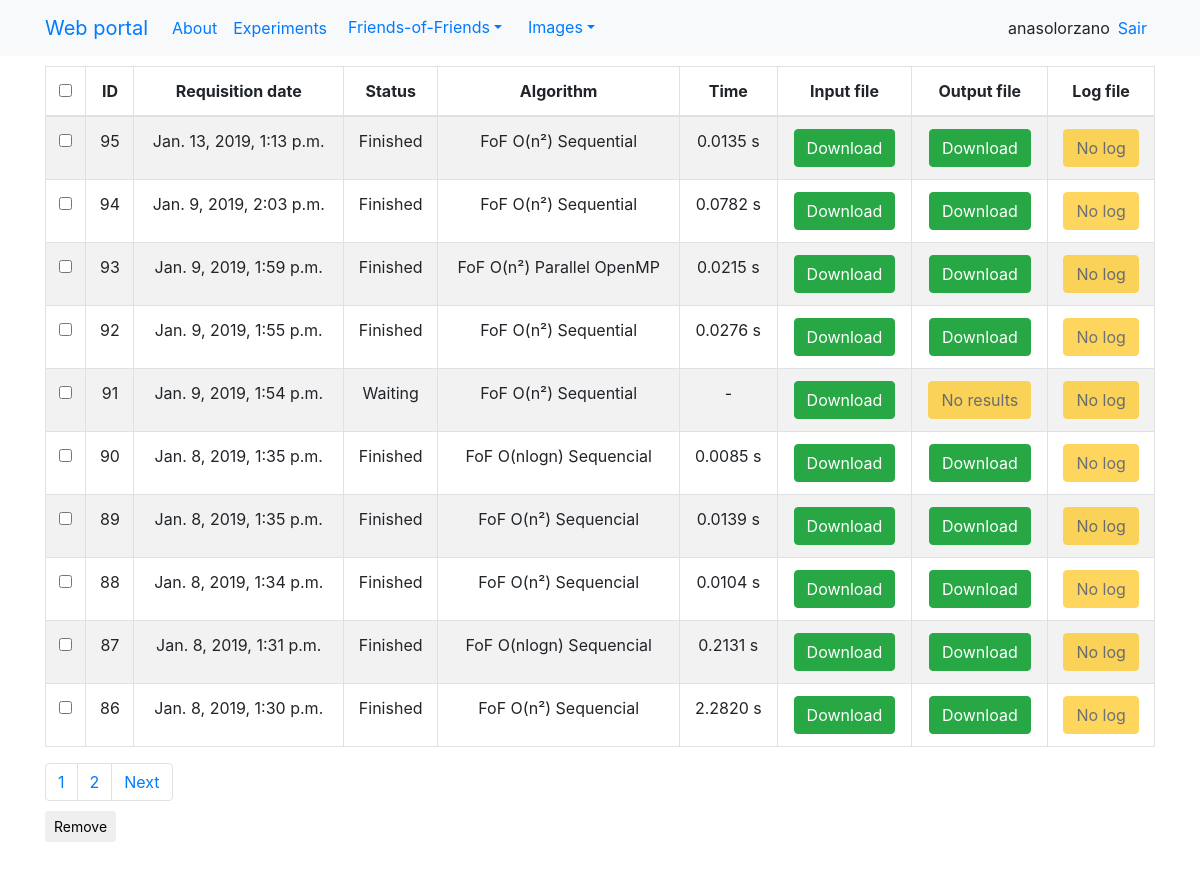
The page /experiments/ (signed in) on the database as committed earlier.
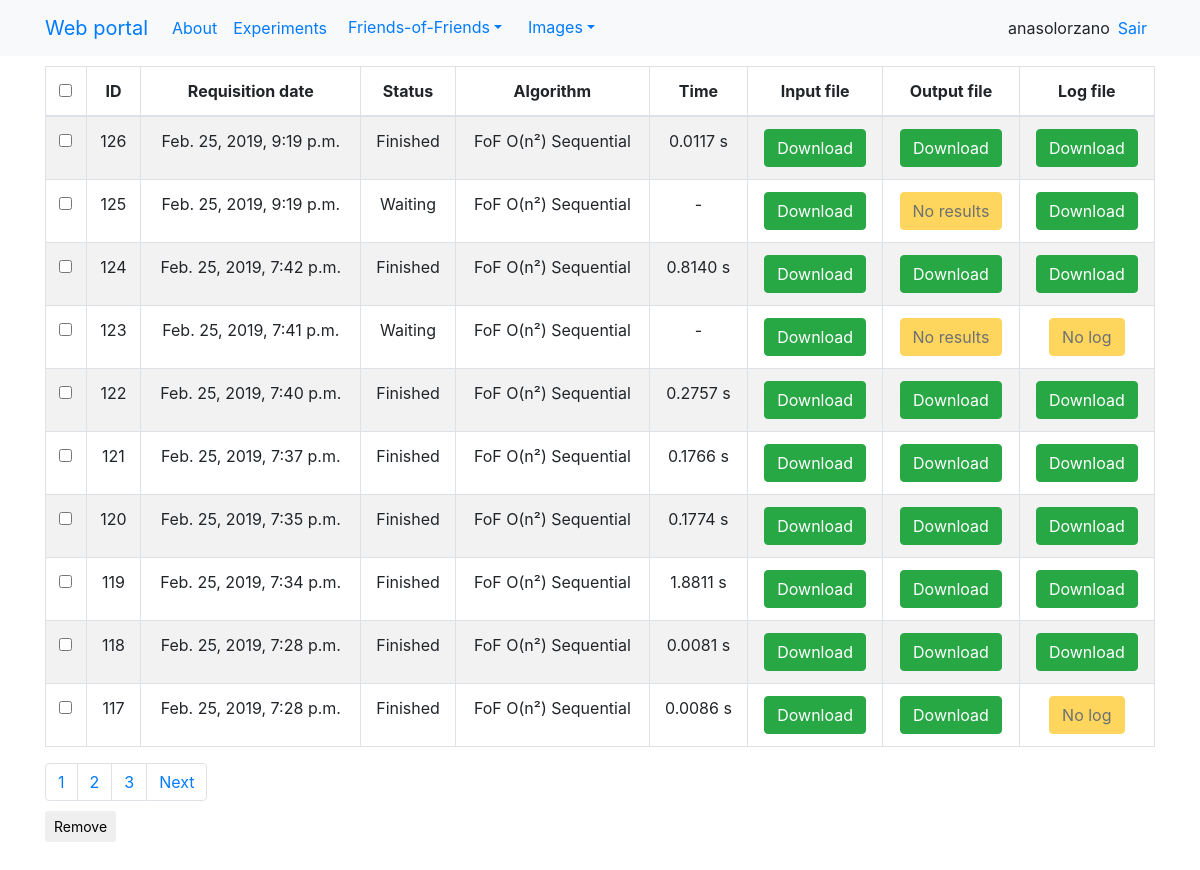
The same page on the database as committed later.
### resulttable/models.py (models this page shows)
class Execution(models.Model):
    request_by = models.ForeignKey(UsuarioFriends, models.PROTECT)
    date_requisition = models.DateTimeField(
        'date_requisition',
        auto_now_add=True)
    status = models.IntegerField(default=1)
    algorithm = models.TextField(null=True, blank=True)
    inputFile = models.FileField(upload_to=user_directory_path_in, null=True)
    outputFile = models.FileField(upload_to=user_directory_path_out, null=True)
    logFile = models.FileField(upload_to=user_directory_path_log, null=True)
    time = models.FloatField(default=-1)
    class Meta:
        managed = True
        db_table = 'execution'

### webfriends/views.py (the view)
# urls.py: path('experiments/', views.table, name="experiments"),
def table(request):
    title = "Welcome %s" % request.user
    executionList = Execution.objects.filter( # Corrigir a lista de execução
        request_by__usuario__id=request.user.id).order_by('-id')
    try:
        UserProf = UsuarioFriends.objects.get(usuario__id=request.user.id)
    except:
        print("Erro. Criando novo userProf")
        user = User.objects.get(id=request.user.id)
        UserProf = UsuarioFriends(usuario=user)
        UserProf.save()
        os.mkdir('./users/user_' + str(request.user.id))
    paginator = Paginator(executionList, UserProf.resultsPerPage)
    page = request.GET.get('page')
    if page is None:
        page = 1
    try:
        executions = paginator.page(page)
    except PageNotAnInteger:
        executions = paginator.page(1)
    except EmptyPage:
        executions = paginator.page(paginator.num_pages)  # da pra tratar
    if paginator.count == 0:
        data = None
    else:
        data = executions
    pageI = paginate(page, paginator)
    context = {
        "title": title,
        "data": data,
        "pagesIndex": pageI,
    }
    return render(request, "home.html", context)

### webfriends/paginator.py (called while the page is built)
def paginate(page, paginator):
    pagesIndex = {}
    pagesIndex[2] = int(page)
    if int(page) == 1:
        pagesIndex[1] = int(0)
        pagesIndex[0] = 0
    if int(page) == 2:
        pagesIndex[1] = 1
        pagesIndex[0] = 0
    if paginator.num_pages - int(page) > 1:
        pagesIndex[3] = int(page) + 1
        pagesIndex[4] = int(page) + 2
        pagesIndex[0] = int(page) - 2
        pagesIndex[1] = int(page) - 1
    if paginator.num_pages - int(page) == 1:
        pagesIndex[3] = int(page) + 1
        pagesIndex[4] = 0
        pagesIndex[0] = int(page) - 2
        pagesIndex[1] = int(page) - 1
    if paginator.num_pages - int(page) == 0:
        pagesIndex[3] = 0
        pagesIndex[4] = 0
        pagesIndex[0] = int(page) - 2
        pagesIndex[1] = int(page) - 1
    return pagesIndex

### templates/home.html (shortened to what this page needs)
{% extends "base.html" %}
{% load crispy_forms_tags %}
{% load static %}
{% block content %}
<div class="row">
  {% if data != None %}
  <div class = "col-sm-12 col-md-12 text-center">
    <table class="table table-striped table-bordered">
      <thead>
        <tr>
          <th><input id="checkHeader" type="checkbox" value=""></th>
          <th>ID</th>
          <th data-align="center">Requisition date</th>
          <th data-align="center">Status</th>
          <th>Algorithm</th>
          <th>Time</th>
          <th>Input file</th>
          <th>Output file</th>
          <th>Log file</th>
        </tr>
      </thead>
      <tbody id="tableExp">
        {% for exp in data %}
        <tr>
          <td><input type="checkbox" value="{{exp.id}}"></td>
          <td>{{exp.id}}</td>
          <td>{{exp.date_requisition}}</td>
          <td>
            {% if exp.status == 1 %}
            Waiting
            {% else %}
            {% if exp.status == 2 %}
            Running
            {% else %}
            {% if exp.status == 3 %}
            Finished
            {% endif %}
            {% endif %}
            {% endif %}
          </td>
          <td>{{exp.algorithm}}</td>
          <td>
            {% if exp.time == -1 %}
              -
            {% else %}
              {{exp.time|floatformat:-4}} s
            {% endif %}
          </td>
          <td>
            {% if exp.inputFile%}
            <a  href="{% url 'downloadInputFile'%}?id={{exp.id}}"><button type="button" class="btn btn-success">Download</button></a>
            {% else %}
            <button type="button" class="btn btn-warning disabled">No input</button>
            {% endif %}
          </td>
          <td>
            {% if exp.outputFile%}
            <a  href="{% url 'downloadOutputFile'%}?id={{exp.id}}"><button type="button" class="btn btn-success">Download</button></a>
            {% else %}
            <button type="button" class="btn btn-warning disabled">No results</button>
            {% endif %}
          </td>
          <td>
            {% if exp.logFile %}
              <a  href="{% url 'downloadLogFile'%}?id={{exp.id}}"><button type="button" class="btn btn-success">Download</button></a>
            {% else %}
              <button type="button" class="btn btn-warning disabled">No log</button>
            {% endif %}
          </td>
        </tr>
        {% endfor %}
      </tbody>
    </table>
  </div>
  {% endif %}
</div>
      <div style="padding-bottom:10px" >
      <ul class="nav navbar-nav navbar-right">
        <ul class="pagination no-margin pull-right">
          {% for page, value in pagesIndex.items %}
            {% if value > 0 %}
              <li class="page-item"><a class="page-link" href="?page={{value}}">{{value}}</a></li>
            {% endif %}
          {% endfor %}
          {% if data.has_next %}
          <li class="page-item"><a class="page-link" href="?page={{ data.next_page_number }}">Next</a></li>
          {% endif %}
        </ul>
      </ul>
    </div>
    <form id="formRemove" method='POST' action='{% url 'expRemove' %}' enctype="multipart/form-data">
      <input type="submit" id="btExcluir" class="btn btn-default btn-sm" value="Remove">
    </form>
{% endblock %}

Rows that differ between the two databases and show on the page:
no longer on this page (row unchanged): Execution: id "95", date_requisition "Jan. 13, 2019, 1:13 p.m.", status "Finished", algorithm "FoF O(n²) Sequential", time "0.0135", shows "No log"
no longer on this page (row unchanged): Execution: id "94", date_requisition "Jan. 9, 2019, 2:03 p.m.", status "Finished", algorithm "FoF O(n²) Sequential", time "0.0782", shows "No log"
no longer on this page (row unchanged): Execution: id "93", date_requisition "Jan. 9, 2019, 1:59 p.m.", status "Finished", algorithm "FoF O(n²) Parallel OpenMP", time "0.0215", shows "No log"
no longer on this page (row unchanged): Execution: id "92", date_requisition "Jan. 9, 2019, 1:55 p.m.", status "Finished", algorithm "FoF O(n²) Sequential", time "0.0276", shows "No log"
no longer on this page (row unchanged): Execution: id "91", date_requisition "Jan. 9, 2019, 1:54 p.m.", status "Waiting", algorithm "FoF O(n²) Sequential", outputFile "No results", shows "No log"
no longer on this page (row unchanged): Execution: id "90", date_requisition "Jan. 8, 2019, 1:35 p.m.", status "Finished", algorithm "FoF O(nlogn) Sequencial", time "0.0085", shows "No log"
no longer on this page (row unchanged): Execution: id "89", date_requisition "Jan. 8, 2019, 1:35 p.m.", status "Finished", algorithm "FoF O(n²) Sequencial", time "0.0139", shows "No log"
no longer on this page (row unchanged): Execution: id "88", date_requisition "Jan. 8, 2019, 1:34 p.m.", status "Finished", algorithm "FoF O(n²) Sequencial", time "0.0104", shows "No log"
no longer on this page (row unchanged): Execution: id "87", date_requisition "Jan. 8, 2019, 1:31 p.m.", status "Finished", algorithm "FoF O(nlogn) Sequencial", time "0.2131", shows "No log"
no longer on this page (row unchanged): Execution: id "86", date_requisition "Jan. 8, 2019, 1:30 p.m.", status "Finished", algorithm "FoF O(n²) Sequencial", time "2.2820", shows "No log"
added Execution: id "126", date_requisition "Feb. 25, 2019, 9:19 p.m.", status "Finished", algorithm "FoF O(n²) Sequential", time "0.0117"
added Execution: id "125", date_requisition "Feb. 25, 2019, 9:19 p.m.", status "Waiting", algorithm "FoF O(n²) Sequential", outputFile "No results"
added Execution: id "124", date_requisition "Feb. 25, 2019, 7:42 p.m.", status "Finished", algorithm "FoF O(n²) Sequential", time "0.8140"
added Execution: id "123", date_requisition "Feb. 25, 2019, 7:41 p.m.", status "Waiting", algorithm "FoF O(n²) Sequential", outputFile "No results", logFile "No log"
added Execution: id "122", date_requisition "Feb. 25, 2019, 7:40 p.m.", status "Finished", algorithm "FoF O(n²) Sequential", time "0.2757"
added Execution: id "121", date_requisition "Feb. 25, 2019, 7:37 p.m.", status "Finished", algorithm "FoF O(n²) Sequential", time "0.1766"
added Execution: id "120", date_requisition "Feb. 25, 2019, 7:35 p.m.", status "Finished", algorithm "FoF O(n²) Sequential", time "0.1774"
added Execution: id "119", date_requisition "Feb. 25, 2019, 7:34 p.m.", status "Finished", algorithm "FoF O(n²) Sequential", time "1.8811"
added Execution: id "118", date_requisition "Feb. 25, 2019, 7:28 p.m.", status "Finished", algorithm "FoF O(n²) Sequential", time "0.0081"
added Execution: id "117", date_requisition "Feb. 25, 2019, 7:28 p.m.", status "Finished", algorithm "FoF O(n²) Sequential", time "0.0086", logFile "No log"
Other text that changed with them:
new list line: "3"
